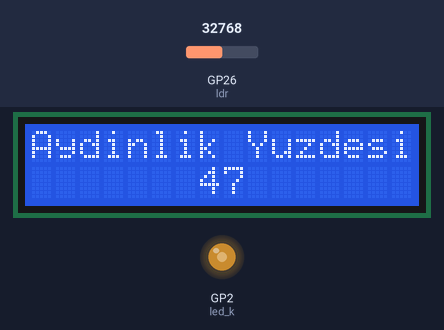
A program run on a simulated Raspberry Pi Pico running MicroPython. Parts: 16×2 character LCD, output pins drawn as LEDs (lit = HIGH). Inputs (shaded band) come from the test bench; at power-on: GP26 (ldr) = 32768 (analog values on the 0–65535 scale). Library files of the repository ran but are not shown: lcd_api.py, pico_i2c_lcd.py; what the program prints to the serial console is not drawn.

Above: at 1.2 s.
1.3 s: GP26 (ldr) set to 19660
At 2.5 s:
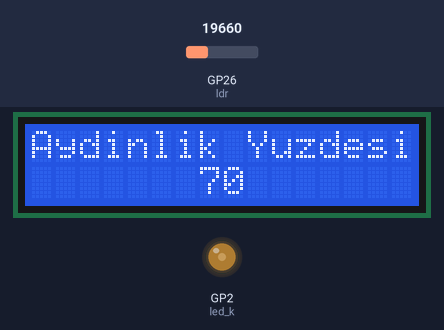
4.3 s: GP26 (ldr) set to 7864
At 5.5 s:
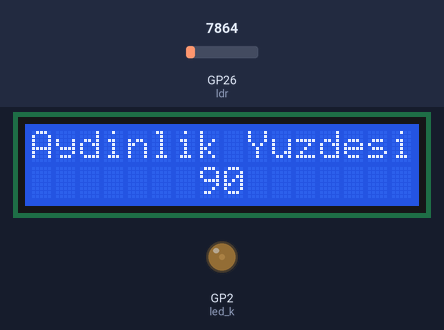
7.3 s: GP26 (ldr) set to 1152
At 8.6 s:
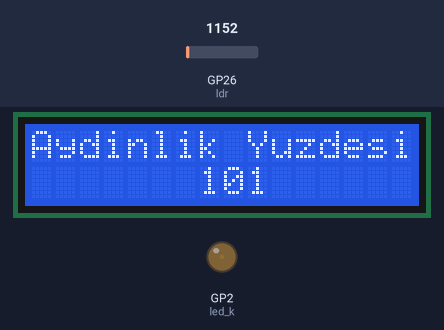
10.3 s: GP26 (ldr) set to 1024
At 11.1 s:
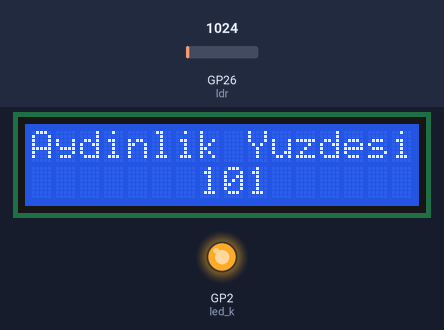
13.3 s: GP26 (ldr) set to 32767
At 14.2 s:
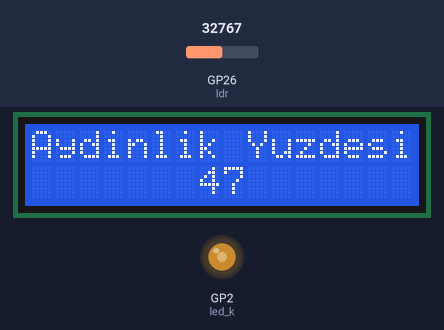
Timing chart, 0 to 16.3 s (numbered marks = the images above; inputs shaded):
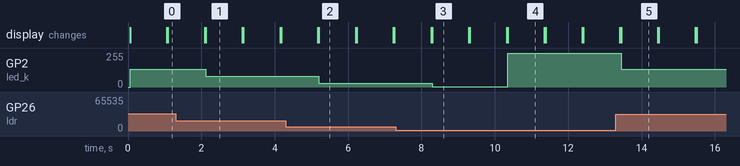

Measured:
- the behaviour switches between 1088 and 1072 on GP26 (ldr) (found by bisection; images 3 and 4)
- after the input at 1.3 s, GP2 (led_k): 135/255 → 79/255 after 0.82 s; the display: first differs from a run without the input after 0.82 s (image 1)
- after the input at 4.3 s, GP2 (led_k): 79/255 → 29/255 after 0.90 s; the display: first differs from a run without the input after 0.90 s (image 2)
- after the input at 7.3 s, GP2 (led_k): 29/255 → 1/255 after 0.99 s; the display: first differs from a run without the input after 0.99 s (image 3)
- after the input at 10.3 s, GP2 (led_k): 1/255 → 255/255 after 0.05 s
- after the input at 13.3 s, GP2 (led_k): 255/255 → 135/255 after 0.14 s; the display: first differs from a run without the input after 0.14 s (image 5)
- what the display in image 1 shows lasts 1.0 s, from 2.1 s to 3.1 s

The program:

19_LDR_LED_SokakLambasi.py
```python
#LDR ile LED#                    #// LDR ile LED'in parlaklığını ayarlayan uygulamadır.(Karanlıkta daha fazla aydınlatan sokak lambası) //#
# LDR sensörü 0-65535 aralığında ışık değeri ile ters orantılı olarak çalışır. Yani karanlıkta verdiği değer daha yüksektir.
# Aydınlık değeri için LDR'den okunan değerin terslenmesi gerekir.(convert fonksiyonu ile)
from machine import ADC, PWM, Pin, I2C
import utime

#-----------------------LCD I2C ekranı çalıştırmak için gerekli kodlar.------------------------------------------#
from lcd_api import LcdApi          # LCD komutlarını çalıştıran kütüphane, Piconun içinde mutlaka olmalıdır.
from pico_i2c_lcd import I2cLcd     # LCD komutlarını çalıştıran kütüphane, Piconun içinde mutlaka olmalıdır.
I2C_ADDR     = 0x27                 # LCD I2C ekran adresi, farklı olabilir, datasheet bakmak gerekir
I2C_NUM_ROWS = 2                    # LCD I2C ekran satır sayısı
I2C_NUM_COLS = 16                   # LCD I2C ekran sütun sayısı

sda=Pin(20)                         # LCD I2C ekranın SDA bağlantı pini
scl=Pin(21)                         # LCD I2C ekranın SCL bağlantı pini

i2c = I2C(0, sda=sda, scl=scl, freq=400000)              # Hata alırsanız frekansı değiştirin.(100000, 200000, 300000, 400000 vs.)
lcd = I2cLcd(i2c, I2C_ADDR, I2C_NUM_ROWS, I2C_NUM_COLS)
#-------------------------------------------------------------#

ldr = ADC(26)                  # 26 numaralı Analog girişli pini tanımladık.
led_k = PWM(Pin(2))             # Parlaklık değeri ayarlanacak LED
led_k.freq(1000)                # LED' in 1 sn. deki çalışma frekansını ayarladık.

def convert(x, in_min, in_max, out_min, out_max):    # Analog giriş değerini yüzdesel orantılamak için
    return (x - in_min) * (out_max - out_min) // (in_max - in_min) + out_min

while True:
     print("Okunan LDR Değeri=", ldr.read_u16())

     lcd.move_to(0, 0)                   # LDRnin aydınlık değeri LCD I2C ekranda yazdırılıyor...
     lcd.putstr("Aydinlik Yuzdesi")
     lcd.move_to(7, 1)
     lcd.putstr(str(convert(ldr.read_u16(), 2000, 61000, 100, 0)))  # Karanlık değerini aydınlık yüzdesi olarak yazdırmak için tersledik.
     # LCD ekranda göstermek için float değeri stringe çeviren str() fonksiyonunu kullandık.
     # Aydınlık değerini yüzdesel olarak göstermek için convert() fonksiyonunu kullandık.


     led_k.duty_u16(convert(ldr.read_u16(), 2000, 61000, 1000, 65535)) # Kırmızı LED'in yanma seviyesi değeri ayarlanıyor.
     print("-------------------------")
     utime.sleep(1)
     lcd.clear()
```
